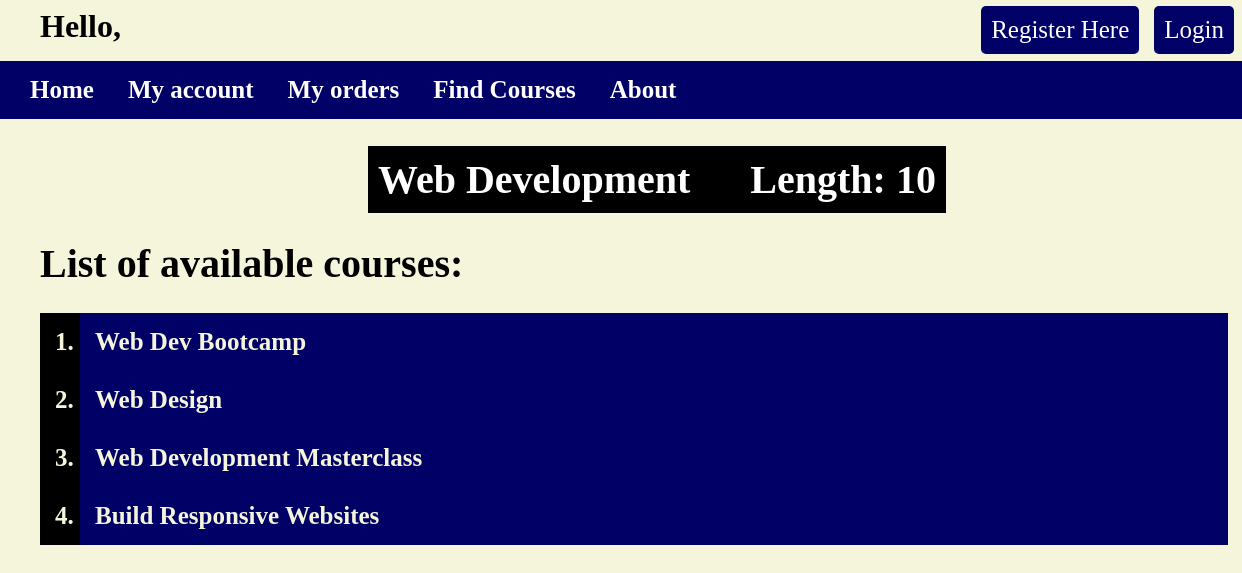
/myapp/1, run on the app's committed database.
### myapp/models.py (models this page shows, shortened)
class Topic(models.Model):
    name = models.CharField(max_length=200)
    length = models.IntegerField(default=12)

class Course(models.Model):
    title = models.CharField(max_length=200)
    topic = models.ForeignKey(Topic, related_name='courses', on_delete=models.CASCADE)
    price = models.DecimalField(max_digits=10, decimal_places=2, validators=[
            MaxValueValidator(500),
            MinValueValidator(50)
        ])
    for_everyone = models.BooleanField(default=True)
    description = models.TextField(blank=True)
    num_reviews = models.PositiveIntegerField(default=0)

### myapp/views.py (the view)
# urls.py: path(r'<int:topic_id>', DetailView.as_view(), name='topic detail'),
class DetailView(View):
    def get(self, request, topic_id):
        topic = get_object_or_404(Topic, id=topic_id)
        course_list = Course.objects.filter(topic=topic)
        return render(request, 'myapp/detail.html', {'course_list': course_list, 'topic': topic})

### myapp/templates/myapp/detail.html (shortened to what this page needs)
{% extends 'myapp/base.html' %}
{% block body_block %}
    <div class="main_body">
    <center>
    <h1 class="sub-head"><b>{{ topic.name }} &emsp; Length: {{ topic.length }} </b></h1></center>
    <h1><b>List of available courses:</b></h1>
    <ol>
    {% for course in course_list %}
        <li class="cstyle">{{ course.title }}</li>
    {% endfor %}
    </ol>
    </div>
{% endblock %}

### myapp/templates/myapp/base.html (shortened to what this page needs)
<!DOCTYPE html>
{% load static %}
<html>
    <head>
        <link rel="stylesheet" type="text/css" href="{% static 'myapp/style.css' %}" />
    </head>
    <body>
        <div class="heading">
            <h1 style="margin: 0px;font-weight: bold;">
                    {% block myhdg %} Hello, {{ request.user.first_name }} {% endblock %}
            </h1>
        </div>
        <div>
        	<ul class="list1">
                <li class="hbar1 cstyle"><a href="{% url 'myapp:index' %}">Home</a></li>
                <li class="hbar1 cstyle"><a href="{% url 'myapp:my_account' %}">My account</a></li>
                <li class="hbar1 cstyle"><a href="{% url 'myapp:myorders' %}">My orders</a></li>
                <li class="hbar1 cstyle"><a href="/myapp/findcourses/">Find Courses</a></li>
                <li class="hbar1 cstyle"><a href="/myapp/about/">About</a></li>
                {% if request.user.is_anonymous %}
                    <li class="opts"><a href="{% url 'myapp:login' %}" >Login</a></li>
                    <li class="opts"><a href="{% url 'myapp:register' %}" >Register Here</a></li>
                {% else %}
                    <li class="opts"><a href="{% url 'myapp:logout' %}" >Logout</a></li>
                {% endif %}
            </ul>
        </div>
    {% block body_block %} *** {% endblock %}
    </body>
</html>

### myapp/static/myapp/style.css (style rules this page uses)
body { background-color: beige; margin-left: 0px; overflow-x: hidden; }
.opts { list-style-type: none; float: right; position: relative; top: -70px; margin-right: 15px; padding: 10px; background-color: #000066; border-radius: 5px; cursor: pointer; }
.main_body { position: relative; left:40px; font-size: 20px; }
.heading { position: relative; left: 40px; font-weight: bolder; margin-bottom: 5px; }
.sub-head { background-color: black; color: white; width: max-content; padding: 10px; cursor: pointer; }
* { font-family: calibri; }
.list1 { background-color: #000066; padding: 15px; width:100%; }
.hbar1 { display: inline; }
.cstyle { font-size: 25px; font-weight: bold; padding: 15px; background-color: #000066; width: 90vw; color: beige; cursor: pointer; }
li a { text-decoration: none; color: white; font-size: 25px; }
ol { background-color: black; color: beige; font-size: 25px; font-weight: bold; width:max-content; }

### data on the page
Topic: name "Web Development", length "10"
Course: title "Web Dev Bootcamp"
Course: title "Web Design"
Course: title "Web Development Masterclass"
Course: title "Build Responsive Websites"
